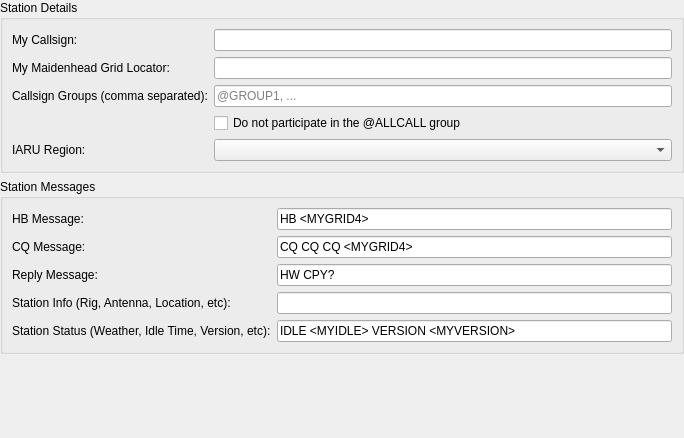
             <widget class="QWidget" name="scrollAreaWidgetContents">
              <property name="geometry">
               <rect>
                <x>0</x>
                <y>0</y>
                <width>684</width>
                <height>438</height>
               </rect>
              </property>
              <layout class="QVBoxLayout" name="verticalLayout_3">
               <property name="spacing">
                <number>6</number>
               </property>
               <property name="leftMargin">
                <number>0</number>
               </property>
               <property name="topMargin">
                <number>0</number>
               </property>
               <property name="rightMargin">
                <number>0</number>
               </property>
               <property name="bottomMargin">
                <number>0</number>
               </property>
               <item>
                <widget class="QGroupBox" name="groupBox_17">
                 <property name="title">
                  <string>Station Details</string>
                 </property>
                 <layout class="QGridLayout" name="gridLayout_13">
                  <item row="0" column="0">
                   <widget class="QLabel" name="callsign_label">
                    <property name="text">
                     <string>My Callsign:</string>
                    </property>
                    <property name="buddy">
                     <cstring>callsign_line_edit</cstring>
                    </property>
                   </widget>
                  </item>
                  <item row="1" column="0">
                   <widget class="QLabel" name="grid_label">
                    <property name="text">
                     <string>My Maidenhead Grid Locator:</string>
                    </property>
                    <property name="buddy">
                     <cstring>grid_line_edit</cstring>
                    </property>
                   </widget>
                  </item>
                  <item row="1" column="1">
                   <widget class="QLineEdit" name="grid_line_edit">
                    <property name="toolTip">
                     <string>&lt;html&gt;&lt;head/&gt;&lt;body&gt;&lt;p&gt;4 to 12-digit Maidenhead Locator&lt;/p&gt;&lt;/body&gt;&lt;/html&gt;</string>
                    </property>
                    <property name="maxLength">
                     <number>12</number>
                    </property>
                   </widget>
                  </item>
                  <item row="3" column="1">
                   <widget class="QLineEdit" name="groups_line_edit">
                    <property name="toolTip">
                     <string>&lt;html&gt;&lt;head/&gt;&lt;body&gt;&lt;p&gt;Enter a comma separated list of callsign groups (e.g., @GROUP/1, @ARES, @RACES, etc). &lt;br/&gt;&lt;br/&gt;Each group behaves similarly to @ALLCALL. Messages that are directed to the group are printed at all participating stations.&lt;/p&gt;&lt;/body&gt;&lt;/html&gt;</string>
                    </property>
                    <property name="text">
                     <string/>
                    </property>
                    <property name="placeholderText">
                     <string>@GROUP1, ...</string>
                    </property>
                   </widget>
                  </item>
                  <item row="3" column="0">
                   <widget class="QLabel" name="groups_label">
                    <property name="text">
                     <string>Callsign Groups (comma separated):</string>
                    </property>
                   </widget>
                  </item>
                  <item row="0" column="1">
                   <widget class="QLineEdit" name="callsign_line_edit">
                    <property name="toolTip">
                     <string>Station callsign.</string>
                    </property>
                   </widget>
                  </item>
                  <item row="4" column="1">
                   <widget class="QCheckBox" name="avoid_allcall_check_box">
                    <property name="text">
                     <string>Do not participate in the @ALLCALL group</string>
                    </property>
                    <property name="checked">
                     <bool>false</bool>
                    </property>
                   </widget>
                  </item>
                  <item row="6" column="1">
                   <widget class="QComboBox" name="region_combo_box">
                    <property name="visible">
                     <bool>false</bool>
                    </property>
                    <property name="toolTip">
                     <string>IARU Region</string>
                    </property>
                   </widget>
                  </item>
                  <item row="6" column="0">
                   <widget class="QLabel" name="region_label">
                    <property name="visible">
                     <bool>false</bool>
                    </property>
                    <property name="text">
                     <string>IARU Region:</string>
                    </property>
                    <property name="buddy">
                     <cstring>region_combo_box</cstring>
                    </property>
                   </widget>
                  </item>
                 </layout>
                </widget>
               </item>
               <item>
                <widget class="QGroupBox" name="groupBox_16">
                 <property name="title">
                  <string>Station Messages</string>
                 </property>
                 <layout class="QGridLayout" name="gridLayout_4">
                  <item row="4" column="1">
                   <widget class="QLineEdit" name="status_message_line_edit">
                    <property name="text">
                     <string>IDLE &lt;MYIDLE&gt; VERSION &lt;MYVERSION&gt;</string>
                    </property>
                   </widget>
                  </item>
                  <item row="2" column="0">
                   <widget class="QLabel" name="label_17">
                    <property name="text">
                     <string>Reply Message:</string>
                    </property>
                   </widget>
                  </item>
                  <item row="0" column="0">
                   <widget class="QLabel" name="label_28">
                    <property name="visible">
                     <bool>false</bool>
                    </property>
                    <property name="text">
                     <string>HB Message:</string>
                    </property>
                   </widget>
                  </item>
                  <item row="2" column="1">
                   <widget class="QLineEdit" name="reply_message_line_edit">
                    <property name="text">
                     <string>HW CPY?</string>
                    </property>
                   </widget>
                  </item>
                  <item row="0" column="1">
                   <widget class="QLineEdit" name="hb_message_line_edit">
                    <property name="visible">
                     <bool>false</bool>
                    </property>
                    <property name="text">
                     <string>HB &lt;MYGRID4&gt;</string>
                    </property>
                   </widget>
                  </item>
                  <item row="1" column="1">
                   <widget class="QLineEdit" name="cq_message_line_edit">
                    <property name="text">
                     <string>CQ CQ CQ &lt;MYGRID4&gt;</string>
                    </property>
                   </widget>
                  </item>
                  <item row="3" column="0">
                   <widget class="QLabel" name="label_14">
                    <property name="toolTip">
                     <string>&lt;html&gt;&lt;head/&gt;&lt;body&gt;&lt;p&gt;Station location message&lt;/p&gt;&lt;/body&gt;&lt;/html&gt;</string>
                    </property>
                    <property name="text">
                     <string>Station Info (Rig, Antenna, Location, etc):</string>
                    </property>
                   </widget>
                  </item>
                  <item row="4" column="0">
                   <widget class="QLabel" name="label_27">
                    <property name="text">
                     <string>Station Status (Weather, Idle Time, Version, etc):</string>
                    </property>
                   </widget>
                  </item>
                  <item row="3" column="1">
                   <widget class="QLineEdit" name="info_message_line_edit">
                    <property name="toolTip">
                     <string>&lt;html&gt;&lt;head/&gt;&lt;body&gt;&lt;p&gt;Station location message that is transmitted in response to &amp;quot;@&amp;quot; directed queries.&lt;/p&gt;&lt;/body&gt;&lt;/html&gt;</string>
                    </property>
                   </widget>
                  </item>
                  <item row="1" column="0">
                   <widget class="QLabel" name="label_19">
                    <property name="text">
                     <string>CQ Message:</string>
                    </property>
                   </widget>
                  </item>
                 </layout>
                </widget>
               </item>
               <item>
                <spacer name="verticalSpacer_14">
                 <property name="orientation">
                  <enum>Qt::Orientation::Vertical</enum>
                 </property>
                 <property name="sizeHint" stdset="0">
                  <size>
                   <width>20</width>
                   <height>40</height>
                  </size>
                 </property>
                </spacer>
               </item>
              </layout>
             </widget>
